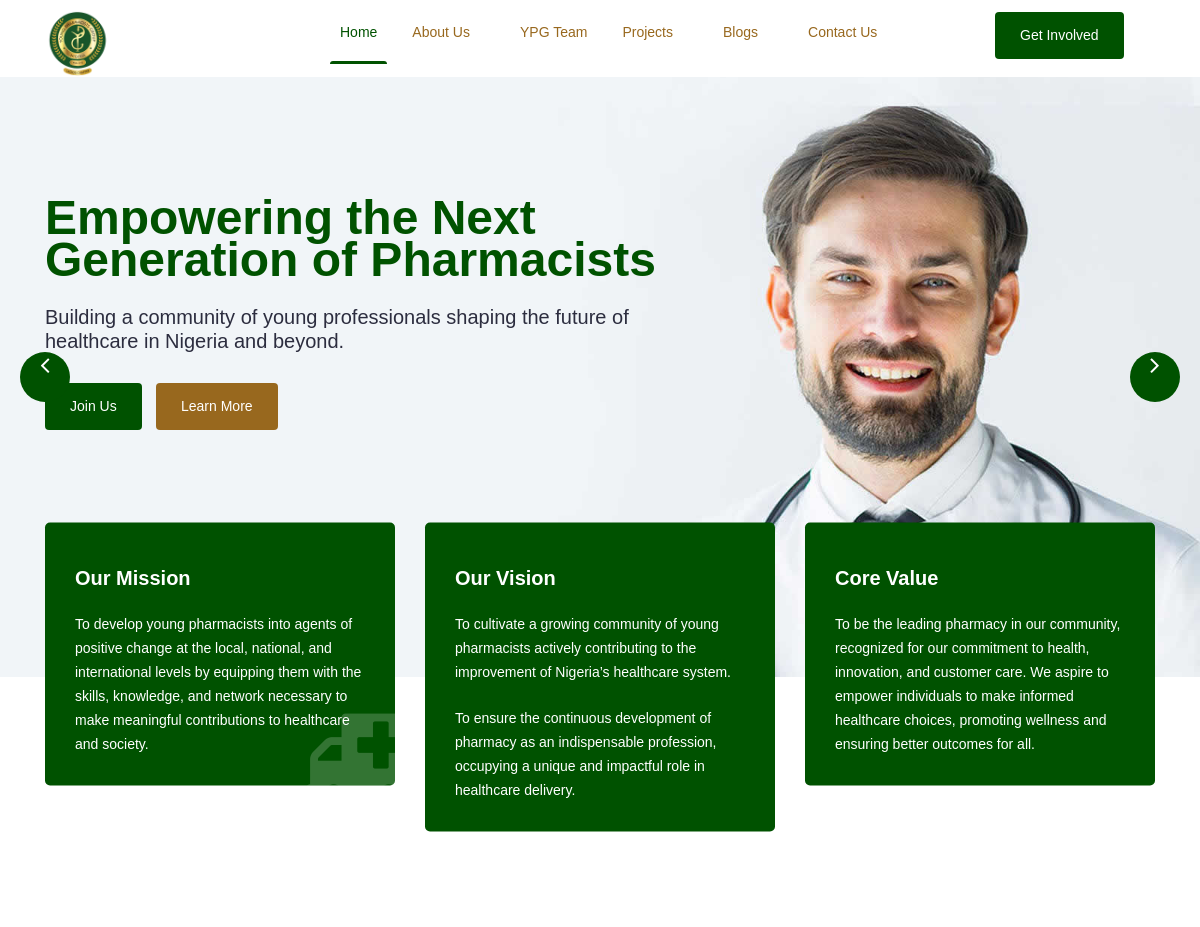
The app's page / (upper part), older data.
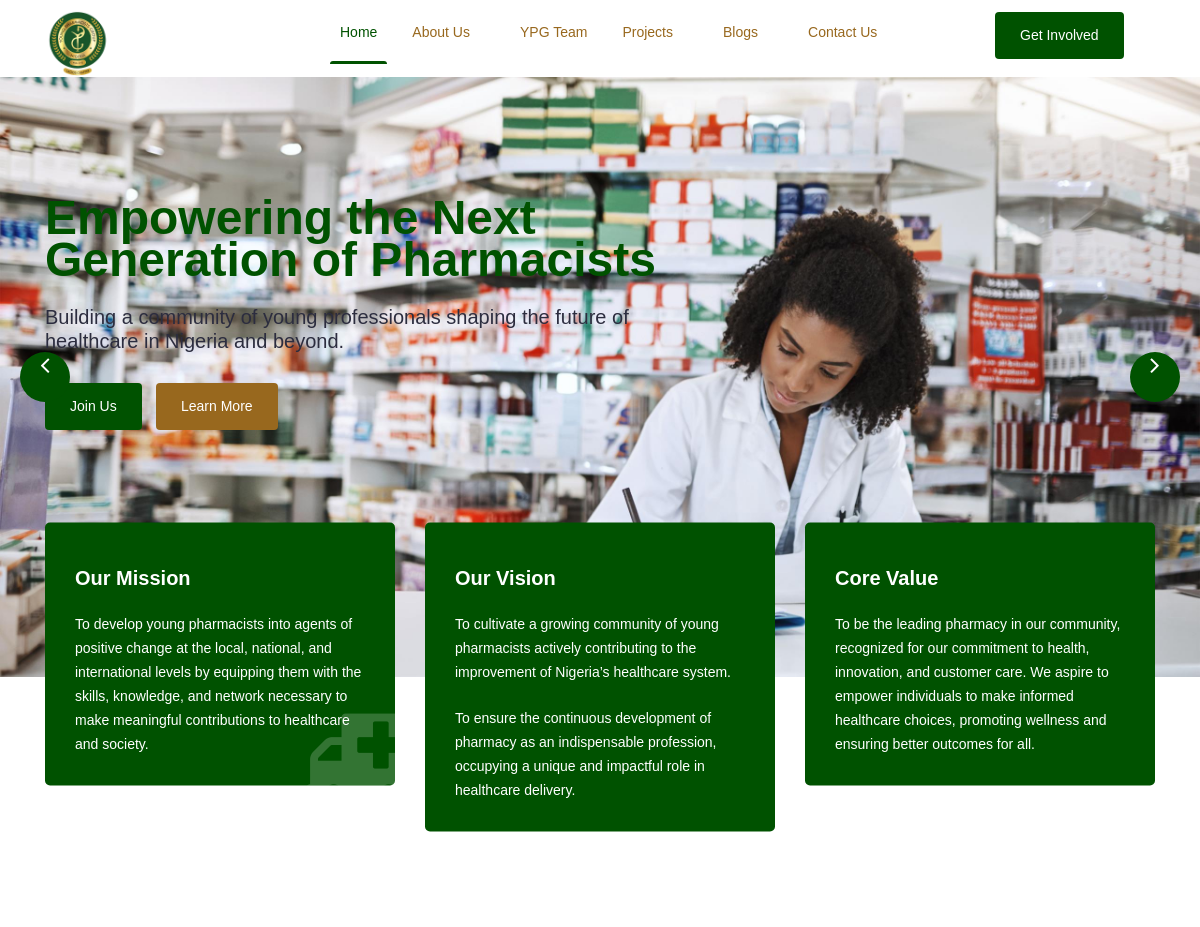
The same page, newer data.
### psnypg/models.py (models this page shows, shortened)
class MainHeaderPicturePost(models.Model):
    main_header_title = models.CharField(max_length=255, blank=True, null=True)
    main_header_description = models.TextField()
    main_header_slug = models.SlugField (max_length=255,blank=True, null=True)
    main_header_img = models.ImageField(upload_to='main_images/')
    main_header_excos_publish_date = models.DateTimeField(auto_now_add=True)
    main_header_excos_author = models.ForeignKey(User, on_delete=models.CASCADE)
    class Meta:
        ordering = ['main_header_excos_publish_date']

### psnypg/views.py (the view)
# urls.py: path('', HomeView.as_view(), name="home"),
class HomeView(ListView):
    model = ExcosPicturePost
    template_name = 'psnypg/home.html'
    def get_context_data(self, **kwargs):
        context = super().get_context_data(**kwargs)
        context['first_main_header_pictures'] = MainHeaderPicturePost.objects.all()
        context['logo_sponsors'] = LogoPicturePost.objects.all()
        return context

### templates/psnypg/home.html (shortened to what this page needs)
{% extends "base.html" %}
{% load static %}
{% block content%}
<section class="slider">
    <div class="hero-slider">
        {% for first_main_header_picture in first_main_header_pictures %}
        <div class="single-slider" style="background-image:url('{{ first_main_header_picture.main_header_img.url }}')">
            <div class="container">
                <div class="row">
                    <div class="col-lg-7">
                        <div class="text">
                            <h1 style="color: #005200;">{{ first_main_header_picture.main_header_title }}</h1><br>
                            <h5>{{ first_main_header_picture.main_header_description }} </h5>
                            <div class="button">
                                <a href="{% url 'contact_us' %}" class="btn">Join Us</a>
                                <a href="{% url 'whoweare' %}" class="btn primary">Learn More</a>
                            </div>
                        </div>
                    </div>
                </div>
            </div>
        </div>
        {% endfor %}
    </div>
</section>
		<section class="schedule">
			<div class="container">
				<div class="schedule-inner">
					<div class="row">
						<div class="col-lg-4 col-md-6 col-12 ">
							<div class="single-schedule first">
								<div class="inner">
									<div class="icon">
										<i class="fa fa-ambulance"></i>
									</div>
									<div class="single-content">
										<h4>Our Mission</h4>
										<p>To develop young pharmacists into agents of positive change at the
											local, national, and international levels by equipping them with
											the skills, knowledge, and network necessary to make meaningful
											contributions to healthcare and society.</p>
									</div>
								</div>
							</div>
						</div>
						<div class="col-lg-4 col-md-6 col-12">
							<div class="single-schedule middle">
								<div class="inner">
									<div class="icon">
										<i class="icofont-prescription"></i>
									</div>
									<div class="single-content">
										<h4>Our Vision</h4>
										<p>To cultivate a growing community of young pharmacists actively
											contributing to the improvement of Nigeria’s healthcare system.</p>
										<p>To ensure the continuous development of pharmacy as an indispensable profession,
											occupying a unique and impactful role in healthcare delivery.</p>
									</div>
								</div>
							</div>
						</div>
						<div class="col-lg-4 col-md-12 col-12">
							<div class="single-schedule last">
								<div class="inner">
									<div class="icon">
										<i class="icofont-ui-clock"></i>
									</div>
									<div class="single-content">
										<h4>Core Value</h4>
										<p>To be the leading pharmacy in our community, recognized for our
											commitment to health, innovation, and customer care. We aspire to
											empower individuals to make informed healthcare choices,
											promoting wellness and ensuring better outcomes for all.</p>
									</div>
								</div>
							</div>
						</div>
					</div>
				</div>
			</div>
		</section>
		<section class="why-choose section" >
		</section>
{% endblock %}

### templates/base.html (shortened to what this page needs)
{% load static %}
<html class="no-js" lang="zxx">
    <head>
        <link href="https://stackpath.bootstrapcdn.com/bootstrap/4.5.2/css/bootstrap.min.css" rel="stylesheet">
		<link rel="stylesheet" href="{% static 'css/bootstrap.min.css'%}">
		<link rel="stylesheet" href="{% static 'css/nice-select.css'%}">
        <link rel="stylesheet" href="{% static 'css/font-awesome.min.css'%}">
        <link rel="stylesheet" href="{% static 'css/icofont.css'%}">
		<link rel="stylesheet" href="{% static 'css/slicknav.min.css'%}">
        <link rel="stylesheet" href="{% static 'css/owl-carousel.css'%}">
		<link rel="stylesheet" href="{% static 'css/datepicker.css'%}">
        <link rel="stylesheet" href="{% static 'css/animate.min.css'%}">
        <link rel="stylesheet" href="{% static 'css/magnific-popup.css'%}">
        <link rel="stylesheet" href="{% static 'css/normalize.css'%}">
        <link rel="stylesheet" href="{% static 'css/style.css' %}">
        <link rel="stylesheet" href="{% static 'css/responsive.css'%}">
    </head>
    <body>
		<header class="header" >
			<div class="header-inner">
				<div class="container">
					<div class="inner">
						<div class="row">
							<div class="col-lg-3 col-md-3 col-12">
								<div class="logo">
									<a href="{% url 'home' %}"><img src="{% static 'img/logo.png'%}" style="height: 67px; width: auto;" alt="#"></a>
								</div>
							</div>
							<div class="col-lg-7 col-md-9 col-12">
								<div class="main-menu">
									<nav class="navigation">
										<ul class="nav menu">
											<li class="active"><a href="{% url 'home' %}">Home</a></li>
                                            <li><a href="#">About Us <i class="icofont-rounded-down"></i></a>
											</li>
											<li><a href="{% url 'excos_user' %}">YPG Team </a></li>
											<li><a href="#">Projects <i class="icofont-rounded-down"></i></a>
											</li>
											<li><a href="#">Blogs <i class="icofont-rounded-down"></i></a>
											</li>
											<li><a href="{% url 'contact_us'%}">Contact Us</a></li>
										</ul>
									</nav>
								</div>
							</div>
							<div class="col-lg-2 col-10">
								<div class="get-quote">
									<a href="appointment.html" class="btn">Get Involved</a>
								</div>
							</div>
						</div>
					</div>
				</div>
			</div>
		</header>
        {% block content %}
        {% endblock  %}
</body>
</html>

Row changes from the older to the newer data that the page shows:
changed MainHeaderPicturePost "Empowering the Next Generation of Pharmacists": main_header_img: a different picture
